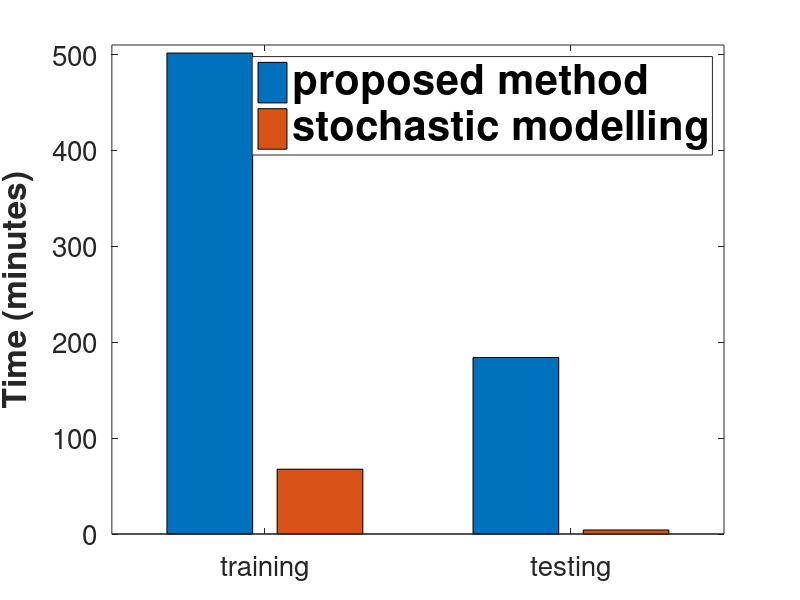

The MATLAB script that drew this image: (Note: this script raises an error after producing the figure.)
clear all
close all
clc

%data [ training_sysA training_sysB; test_one_video_sysA test_one_video_sysB]
data = [ 501.6 67.6; 184.1 4.2];
%figure, bar([1; 2], data, 1)
figure, bar(data)
axis([0.5,2.5,0,510])
leg = {'training', 'testing'};
set(gca,'XTickLabel', leg);
set(gca,'XTickLabel',leg, 'FontSize',20); % Change x-axis ticks labels to desired values.
%ylabel('Performance (%)','FontSize',24, 'FontWeight','bold') % y-axis label
ylabel({'Time (minutes)'; ' '},'FontSize',24,'FontWeight','bold') % x-axis label

legend('proposed method','stochastic modelling', 'FontSize',30,'FontWeight','bold', 'Location','northeast');
colormap summer

%figure(2)
%subplot(2,2,[1 2 ]);
[im_hatch,colorlist] = applyhatch_pluscolor(1,'.x',1,[1 1]);



 %%Computational Cost mlsda_system and fv_system
figure
subplot(1,2,1)
mlsda = [501.6 184.1];
pie(mlsda)
colormap cool
legend({'Modelling Actions','Testing with One video'}, 'FontSize',15,'FontWeight','bold', 'Location','NorthOutside');


subplot(1,2,2)
fv_system = [24.6 42.7 0.3 4.2];
pie(fv_system)
colormap jet
legend({'Visual Dict (GMM)','FV training videos', 'SVM training', 'Testing with One Video'}, 'FontSize',15,'FontWeight','bold', 'Location','SouthOutside');






